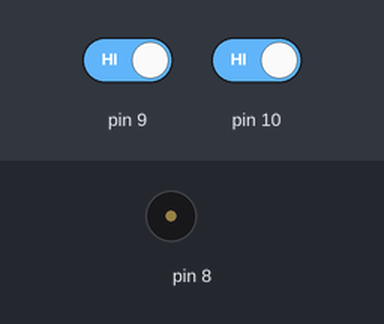
The sketch below on a simulated Arduino Uno, built with avr-gcc and run on an emulated ATmega328P. Parts: buzzer (waves = sounding). Inputs (shaded band) come from the test bench; at power-on: pin 9 HIGH, pin 10 HIGH.

Above: at 1.2 s.
1.3 s: pin 9 driven LOW and pin 10 driven LOW
At 2.1 s:
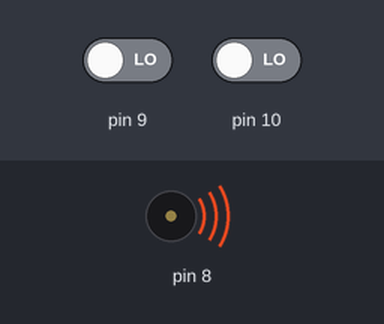
2.8 s: pin 9 driven HIGH
At 3.3 s:
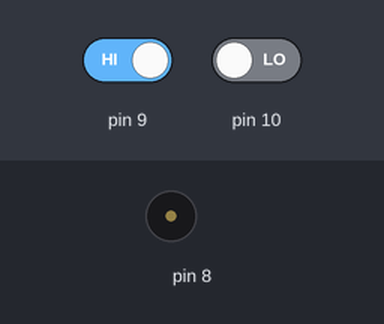
4.3 s: pin 9 driven LOW
At 5.6 s:
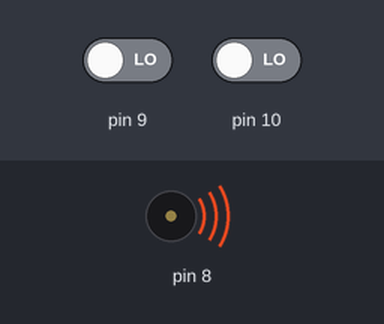
Timing chart, 0 to 7.3 s (numbered marks = the images above; inputs shaded):
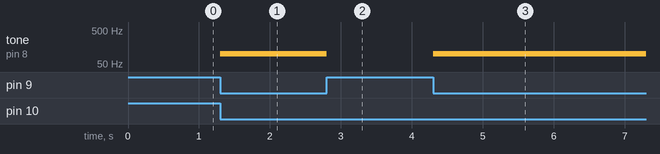

Measured:
- after the input at 1.3 s, tone on pin 8: silent → 100 Hz at once
- after the input at 2.8 s, tone on pin 8: 100 Hz → silent at once
- after the input at 4.3 s, tone on pin 8: silent → 100 Hz at once

The sketch:

bzucak.ino
```cpp
void setup() {
  // put your setup code here, to run once:
  pinMode(8, OUTPUT);
  pinMode(9, INPUT_PULLUP);
  pinMode(10, INPUT_PULLUP);
}

void loop() {
  // put your main code here, to run repeatedly:
  if (digitalRead(9) == LOW & digitalRead(10) == LOW){
    tone(8, 100);
  }
  else{
    noTone(8);
  }
}
```
